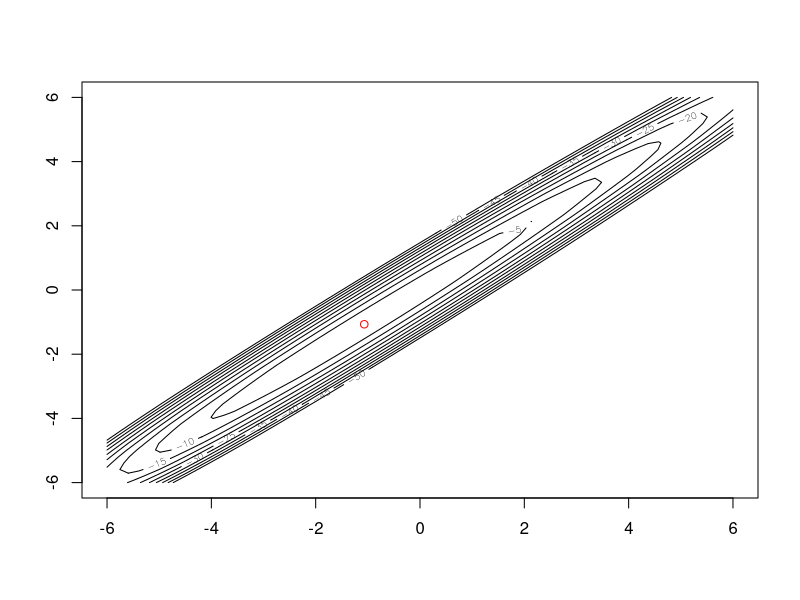
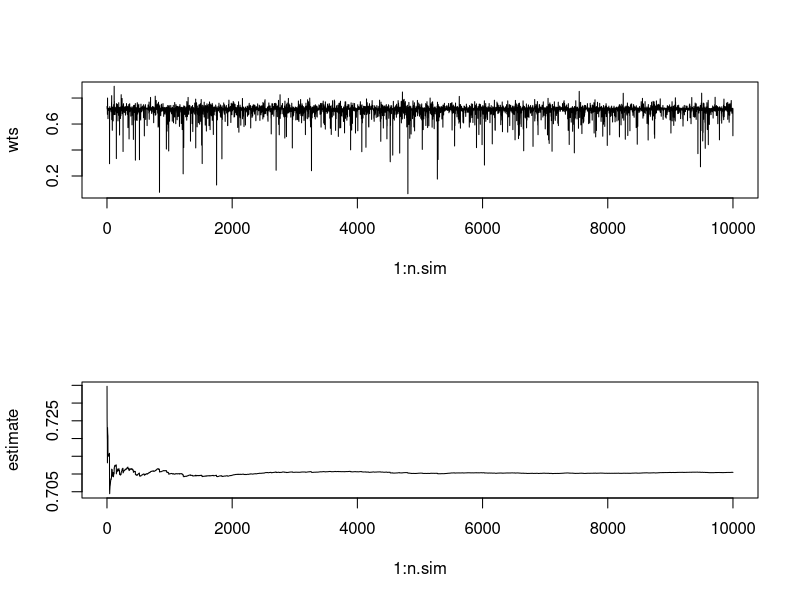

These figures' R source, in order:
if(F){
# page 13
# Illustration of importance sampling with
# too thin tails. Here g(x) is a t-density with nu
# degrees of freedom is integrated (so the
# true value of the integral is 1). The
# proposal is Gaussian with standard deviation
# n.std (so that the second derivatives at the
# modes matches)
#
nu <- 40
nsim <- 100000

n.std <- sqrt(nu/(nu+1.0)) # ensure same second derivative at mode

x.sim <- rnorm(n=nsim,mean=0,sd=n.std)
x.grid <- seq(from=-2.5*n.std,to=2.5*n.std,length.out = 1000)

par(mfrow=c(3,1))
plot(x.grid,
     dt(x.grid,df=nu)/dnorm(x.grid,mean=0,sd=n.std),
     type="l",
     ylab="importance weight",
     xlab="x")


wts <- dt(x.sim,df=nu)/dnorm(x.sim,mean=0,sd=n.std)
c.est <- cumsum(wts)/(1:nsim)

plot(1:nsim,wts,type="l",
     ylab="importance weights")

plot(1:nsim,c.est,type="l",
     ylab="integral estimator")
lines(c(0,nsim),c(1,1),type="l",col="red")

}


#
# page 14
# target log-function log(g(x))
log.g <- function(x){
  T <- length(x)
  lp <- dnorm(x[1],mean=0,sd=0.15/sqrt(1-0.99^2),log = TRUE)
  lp <- lp + sum(dnorm(x[2:T],mean=0.99*x[1:(T-1)],sd=0.15,log = TRUE))
  lp <- lp + sum(dnorm(0.1*(1:T)/T,mean=0.0,sd=0.6*exp(0.5*x),log=TRUE))
  return(lp)
}

#plot 2d case
nn <- 60
x1.g <- seq(from=-6,to=6,length.out = nn)
x2.g <- x1.g
lg <- matrix(0.0,nrow=nn,ncol=nn)
x1 <- lg
x2 <- lg
for(i in 1:nn){
  for(j in 1:nn){
    lg[i,j] <- log.g(c(x1.g[i],x2.g[j]))
    x1[i,j] <- x1.g[i]
    x2[i,j] <- x2.g[j]
  }
}
par(mfrow=c(1,1))
contour(x1.g,x2.g,lg,levels=-5*(1:10))
# find mode
x.opt <- optim(par=c(0.0,0.0),fn=log.g,control=list(fnscale=-1.0),hessian = TRUE)
#indicate mode on plot
points(x.opt$par[1],x.opt$par[2],col="red")

readline()


# illustration

d <- 2
# find mode
x.opt <- optim(par=rep(0.0,d),fn=log.g,
               control=list(fnscale=-1.0),
               hessian = TRUE)

# parameters of multivariate normal proposal
mu <- x.opt$par
Sigma <- solve(-x.opt$hessian) 


# actual monte carlo simulations
n.sim <- 10000
lwts <- numeric(n.sim)
library("mvtnorm")
for(i in 1:n.sim){
  if(i %% 1000 == 0) message(paste0("iteration # ",i))
  x <- rmvnorm(1,mean=mu,sigma=Sigma)
  lwts[i] <- log.g(x) - dmvnorm(x=x,mean=mu,sigma=Sigma,log=TRUE) # LOG-weight!
}
wts <- exp(lwts)

par(mfrow=c(2,1))
# plot weights
plot(1:n.sim,wts,type="l")
# plot trace of estimates
plot(1:n.sim,cumsum(wts)/(1:n.sim),type="l",ylab="estimate")
